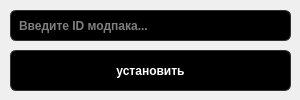
<?xml version="1.0" encoding="UTF-8"?>
<ui version="4.0">
 <class>Form</class>
 <widget class="QWidget" name="Form">
  <property name="geometry">
   <rect>
    <x>0</x>
    <y>0</y>
    <width>300</width>
    <height>100</height>
   </rect>
  </property>
  <property name="minimumSize">
   <size>
    <width>300</width>
    <height>100</height>
   </size>
  </property>
  <property name="maximumSize">
   <size>
    <width>300</width>
    <height>100</height>
   </size>
  </property>
  <property name="windowTitle">
   <string>Form</string>
  </property>
  <property name="windowIcon">
   <iconset>
    <normaloff>../assets/frog_launcher_icon.png</normaloff>../assets/frog_launcher_icon.png</iconset>
  </property>
  <widget class="QLineEdit" name="installLineEdit">
   <property name="geometry">
    <rect>
     <x>10</x>
     <y>10</y>
     <width>281</width>
     <height>31</height>
    </rect>
   </property>
   <property name="font">
    <font>
     <bold>true</bold>
    </font>
   </property>
   <property name="styleSheet">
    <string notr="true">QLineEdit {
    background-color: black;
    color: white;
    border: 1px solid #333;
    border-radius: 6px;
    padding: 6px;
    selection-background-color: #444;
    selection-color: white;
}

QLineEdit:disabled {
    background-color: #333;
    color: #999;
    border: 1px solid #444;
}</string>
   </property>
   <property name="placeholderText">
    <string>Введите ID модпака...</string>
   </property>
  </widget>
  <widget class="QPushButton" name="installPushButton">
   <property name="geometry">
    <rect>
     <x>10</x>
     <y>50</y>
     <width>281</width>
     <height>41</height>
    </rect>
   </property>
   <property name="font">
    <font>
     <bold>true</bold>
    </font>
   </property>
   <property name="styleSheet">
    <string notr="true">QPushButton {
    background-color: black;
    color: white;
    border: 1px solid #333;
    border-radius: 6px;
    padding: 8px 16px;
    min-width: 80px;
}

QPushButton:hover {
    background-color: #222;
    border: 1px solid #444;
}

QPushButton:pressed {
    background-color: #111;
}

QPushButton:disabled {
    background-color: #333;
    color: #999;
}</string>
   </property>
   <property name="text">
    <string>установить</string>
   </property>
  </widget>
 </widget>
 <resources/>
 <connections/>
</ui>
